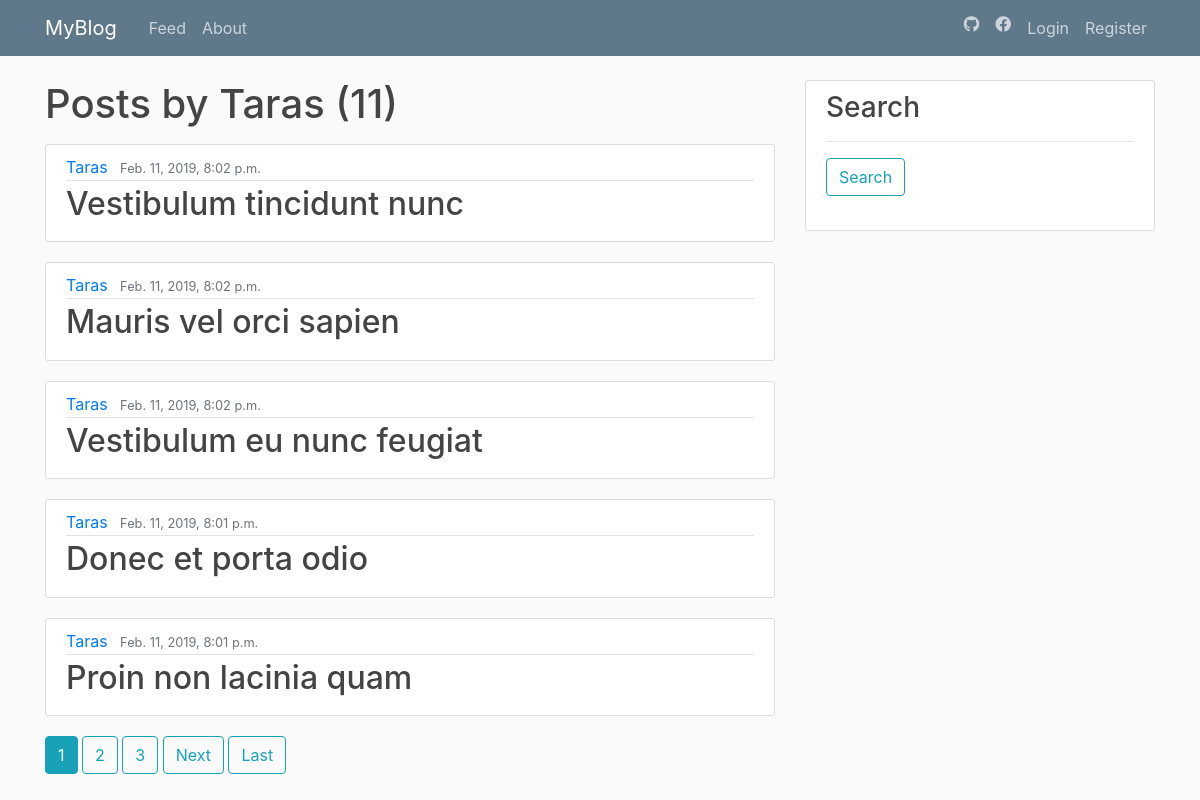
The page /user/Taras/ on the database its author committed.
### blog/models.py (models this page shows, shortened)
class Post(models.Model):
    title = models.CharField(max_length=50)
    body = models.TextField()
    img = models.ImageField(null=True, blank=True, verbose_name='image')
    created = models.DateTimeField(editable=False)
    modified = models.DateTimeField()
    slug = models.SlugField(unique=True, editable=False)
    author = models.ForeignKey(
        User,
        on_delete=models.CASCADE,
        editable=False,
    )
    class Meta():
        ordering = ['-created']

### blog/views.py (the view)
# urls.py: path('user/<str:username>/', views.UserPostListView.as_view(), name='user-posts'),
class UserPostListView(ListView):
    model = models.Post
    template_name = 'blog/user_posts.html'
    context_object_name = 'posts'
    paginate_by = 5
    def get_queryset(self):
        user = get_object_or_404(User, username=self.kwargs.get('username'))
        return models.Post.objects.filter(author=user)

### blog/templates/blog/user_posts.html (shortened to what this page needs)
{% extends 'blog/base.html' %}
{% block content %}
    <h1 class="mb-3">Posts by {{view.kwargs.username}} ({{ page_obj.paginator.count }})</h1>
    {% for post in posts %}
        <article class="media content-section">
          <div class="media-body">
            <div class="article-metadata">
              <a class="mr-2" href="{% url 'user-posts' post.author.username %}">{{ post.author }}</a>
              <small class="text-muted">{{ post.created }}</small>
            </div>
            <h2><a class="article-title" href="{% url 'post-detail' post.slug%}">{{ post.title }}</a></h2>
          </div>
        </article>
    {% endfor %}
    {% if is_paginated %}
        {% for num in page_obj.paginator.page_range %}
            {% if page_obj.number == num %}
                <a class="btn btn-info mb-4" href="?page={{ num }}">{{ num }}</a>
            {% elif num > page_obj.number|add:'-3' and num < page_obj.number|add:'3' %}
                <a class="btn btn-outline-info mb-4" href="?page={{ num }}">{{ num }}</a>
            {% endif %}
        {% endfor %}
        {% if page_obj.has_next %}
            <a class="btn btn-outline-info mb-4" href="?page={{ page_obj.next_page_number }}">Next</a>
            <a class="btn btn-outline-info mb-4" href="?page={{ page_obj.paginator.num_pages }}">Last</a>
        {% endif %}
    {% endif %}
{% endblock content %}

### blog/static/blog/main.css (style rules this page uses)
body { background: #fafafa; color: #333333; margin-top: 5rem; }
h1, h2, h3, h4, h5, h6 { color: #444444; }
.content-section { background: #ffffff; padding: 10px 20px; border: 1px solid #dddddd; border-radius: 3px; margin-bottom: 20px; }
.article-title { color: #444444; }
.article-metadata { padding-bottom: 1px; margin-bottom: 4px; border-bottom: 1px solid #e3e3e3 }

### rows shown on the page
Post: author "Taras", created "Feb. 11, 2019, 8:02 p.m.", title "Vestibulum tincidunt nunc"
Post: author "Taras", created "Feb. 11, 2019, 8:02 p.m.", title "Mauris vel orci sapien"
Post: author "Taras", created "Feb. 11, 2019, 8:02 p.m.", title "Vestibulum eu nunc feugiat"
Post: author "Taras", created "Feb. 11, 2019, 8:01 p.m.", title "Donec et porta odio"
Post: author "Taras", created "Feb. 11, 2019, 8:01 p.m.", title "Proin non lacinia quam"

### other values the page prints
{{ view.kwargs.username }} "Taras"
{{ page_obj.paginator.count }} "11"
{{ num }} "1"
{{ num }} "2" "3"
